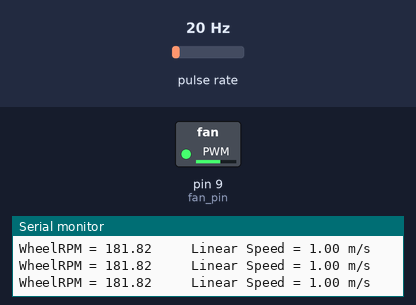
Bench run of a sketch on a simulated Arduino Uno, built with avr-gcc and run on an emulated ATmega328P. Parts: switched loads named in the sketch (green lamp = pin HIGH), the last lines printed to the serial monitor. Wiring (inferred from the names in the program): pulse sensor: data pin 2. Inputs (shaded band) come from the test bench; at power-on: pulse rate 20 Hz.

Above: at 1.2 s.
1.3 s: pulse rate (sensor on pin 2) set to 150 Hz
At 2.5 s:
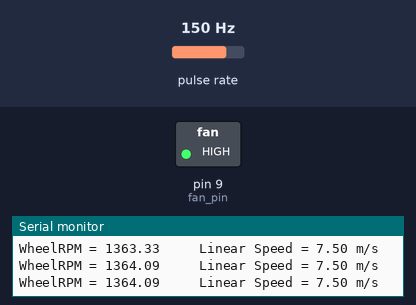
2.8 s: pulse rate (sensor on pin 2) set to 4 Hz
At 3.7 s:
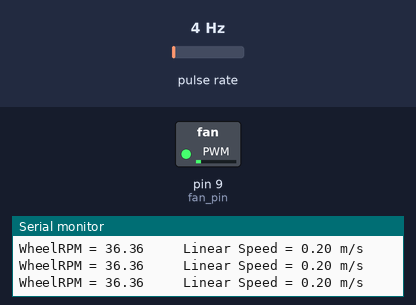
4.6 s: pulse rate (sensor on pin 2) set to 50 Hz
At 5.8 s:
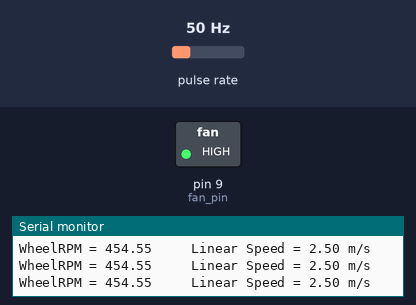
Timing chart, 0 to 7.6 s (numbered marks = the images above; inputs shaded):
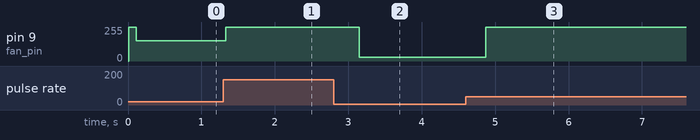

Measured:
- after the input at 1.3 s, pin 9 (fan_pin): 153/255 → 255/255 at once
- after the input at 2.8 s, pin 9 (fan_pin): 255/255 → 30/255 after 0.35 s
- after the input at 4.6 s, pin 9 (fan_pin): 30/255 → 255/255 after 0.27 s

The sketch:

rpm_and_fans.ino
```cpp
int max_rpm=300;
int fan_pin=9;
float value;

const byte RevSensePin = 2;
const float WheelRadiusInMeters = 0.33;
const float SFWRadiusInMeteres = 0.05;
const unsigned long DisplayIntervalMillis = 10;  // Update once per second
const unsigned long MaxRevTimeMicros = 2000000UL; // >2 seconds per revolution counts as 0 RPM

// Variables used in the ISR and in the main code must be 'volatile'
volatile unsigned long RevSenseTimeMicros = 0;  //  Time that the rising edge was sensed
volatile unsigned long RevTimeMicros = 0;  // Microseconds between consecutive pulses

// Useful constants:
const unsigned long SixtySecondsInMicros = 60000000UL;
const float WheelCircumferenceInMeters = TWO_PI * WheelRadiusInMeters;
const float GearRatio = WheelRadiusInMeters/SFWRadiusInMeteres;
const float SFWCircuferenceInMeters = TWO_PI * SFWRadiusInMeteres;

void setup()
{
  Serial.begin(9600);
  pinMode(RevSensePin, INPUT);
  pinMode(fan_pin,OUTPUT);
  analogWrite(fan_pin,value);
  attachInterrupt(digitalPinToInterrupt(RevSensePin), RevSenseISR, RISING);
  analogWrite(fan_pin,0);
}

void RevSenseISR()
{
  static unsigned long revSensePreviousMicros = 0;  // 'static' to retain value between calls

  RevSenseTimeMicros = micros();
  RevTimeMicros = RevSenseTimeMicros - revSensePreviousMicros; // Time for last revolution
  revSensePreviousMicros = RevSenseTimeMicros;
}

void loop()
{
  static unsigned previousRPM;

  // Only update the display once per DisplayIntervalMillis
  unsigned long currentMillis = millis();
  static unsigned long previousMillis = 0;
  if (currentMillis - previousMillis >= DisplayIntervalMillis)
  {
    previousMillis += DisplayIntervalMillis;

    // With interrupts disabled, make local copies of volatile variables
    // This is so the ISR can't change them while we read them
    noInterrupts();
    unsigned long revSenseTimeMicros = RevSenseTimeMicros;  //  Time that the last rising edge was sensed
    unsigned long revTimeMicros = RevTimeMicros;  // Microseconds between consecutive pulses
    interrupts();

    // Calculate RPM
    unsigned newRPM;
    if (micros() - revSenseTimeMicros > MaxRevTimeMicros)
      newRPM = 0;   // Going so slow we're essentially stopped
    else
      newRPM = SixtySecondsInMicros / revTimeMicros;
      displayRPM(newRPM);
  }
}

void displayRPM(unsigned RPM)
{
  float WheelRPM = RPM/GearRatio;
  float metersPerMinute = WheelRPM * WheelRadiusInMeters;
  ;


  Serial.print("WheelRPM = "); //print the word "RPM".
  Serial.print(WheelRPM); // print the rpm value.
  Serial.print("\t\t Linear Speed = ");
  Serial.print(metersPerMinute/60); //print the linear velocity value.
  Serial.println(" m/s");

  value=map(WheelRPM,0,max_rpm,0,255);
  analogWrite(fan_pin,value);
  delay(100);
}
```
